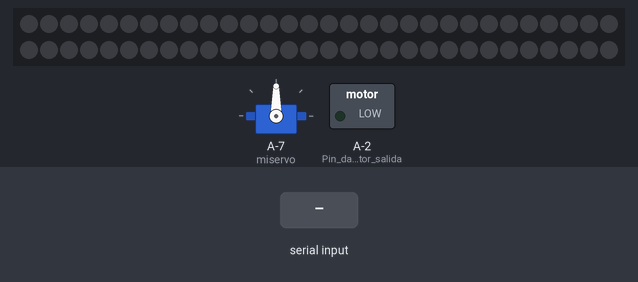
A sketch run on a simulated ATtiny85, built for the host (arithmetic inside an expression is 32-bit, double 64-bit). Shown: 60 RGB LEDs in strip order, left to right, continuing on the next row, servo, switched loads named in the sketch (green lamp = pin HIGH). The test bench sets the inputs (shaded band). Dim RGB values are drawn brighter than linear; random numbers use the default seed unless the sketch sets one; the audio player accepts every command and is not drawn; what the sketch prints to the serial monitor is not drawn.

Above: at 1.2 s.
1.3 s: "V" received over the second serial link
At 2.32 s:
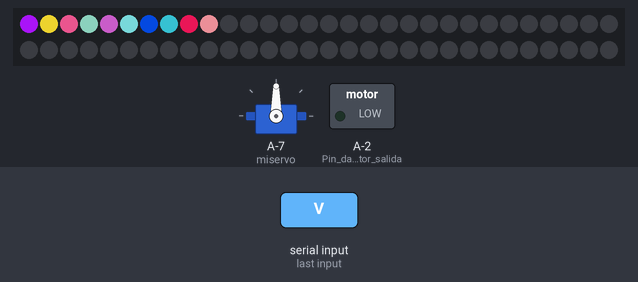
5.5 s: "A" received over the second serial link
At 8.3 s:
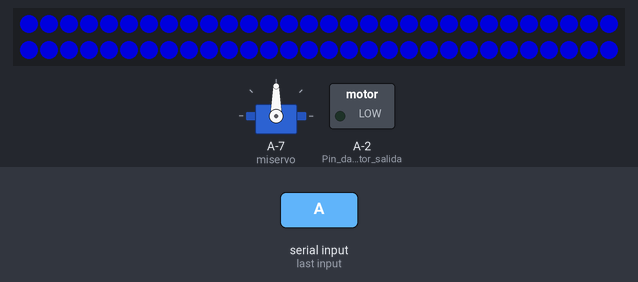
8.5 s: "R" received over the second serial link
At 8.9 s:
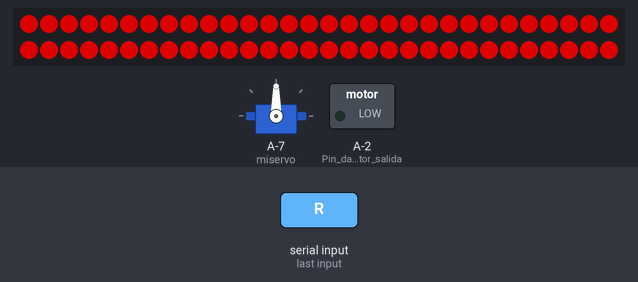
10.1 s: "M" received over the second serial link
At 11.3 s:
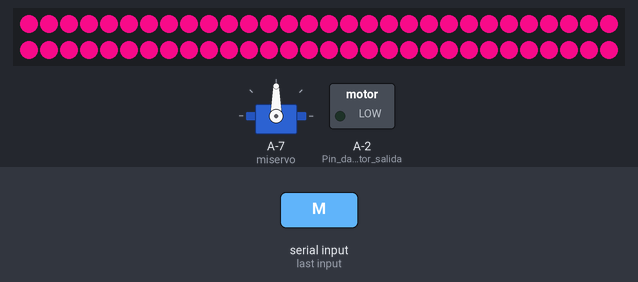
11.7 s: "V" received over the second serial link
At 12.72 s:
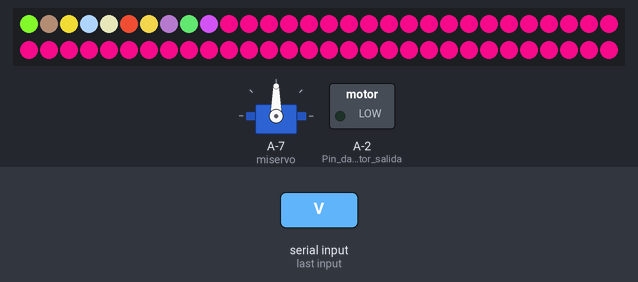
16.1 s: "V" received over the second serial link
At 17.91 s:
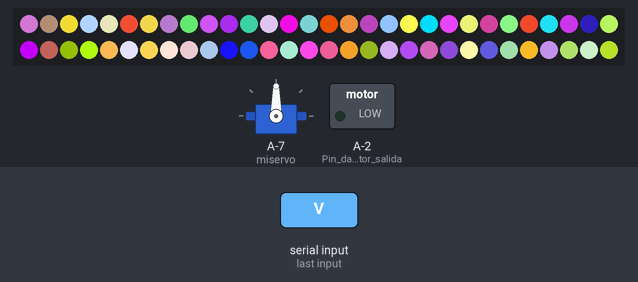

Measured:
- after the input at 1.3 s, the LEDs: first change at once (image 1 shows a later state)
- after the input at 8.5 s, the LEDs: change after 0.11 s (image 3)
- after the input at 10.1 s, the LEDs: change after 0.11 s (image 4)
- after the input at 11.7 s, the LEDs: first change at once (image 5 shows a later state)

The sketch:

sonido.ino
```cpp
#include <Adafruit_NeoPixel.h>
#include <SoftwareSerial.h>
 #include <Servo.h>   // incluimos la biblioteca Servo
#include <DFPlayer_Mini_Mp3.h> // Libreria DFPlayer Sonido


#define RxD 10 // Lectura pin 10 bluetooth
#define TxD 11 // Escritura pin 11 bluetooth

#define DataNeo 9// Pin control iluminacion neopixel
#define NUMPIXELS 60
Adafruit_NeoPixel strip = Adafruit_NeoPixel(NUMPIXELS, DataNeo,NEO_GRB + NEO_KHZ800); // Hay tres parametros, aunque solo utilizaremos dos; Numero de neopixeles, variable PIN declarada previamente para datos, tipo de neopixel conectado este parametro es opcional NEO_GRB + NEO_KHZ800.
int delayval = 100; // delay for half a second

SoftwareSerial BTSerial(RxD, TxD); // Lectura de RX TX bluetooth definidos previamente en los pines 10 y 11 // Software Serial1 lo implementa el DFPlayer

Servo miservo; // creamos un objecto servo para controlar el motor


void setup() // ciclo void inicializar
{
   pinMode(12,OUTPUT); // Pin datos motor salida

  BTSerial.begin(9600);
  Serial1.begin(9600);
 // Serial.begin(9600);

  mp3_set_serial (Serial1);  //set Serial for DFPlayer-mini mp3 module  // Serial de comunicacion DFPlayer
  mp3_set_volume (25);          // 15 is low for unpowered speaker  ajustamos el volumen del sonido

  // This is for Trinket 5V 16MHz, you can remove these three lines if you are not using a Trinket
#if defined (__AVR_ATtiny85__)
  if (F_CPU == 16000000) clock_prescale_set(clock_div_1);
#endif
  // End of trinket special code

  strip.begin(); // This initializes the NeoPixel library.
  strip.show(); // Inicializamos los pixeles apagados 'off' o podemos establecer un metodo de animacion

   miservo.attach(7);  // liga el servo al pin 7

  // BTSerial.println("Enter AT commands:");
 //  BTSerial.print("AT");
 // delay(100);

}


void loop()
{

  while (BTSerial.available())//Declaramos un sentencia, Mientras el puerto Serial del bluetooth este disponible se empieza el ciclo
  {
   char val= BTSerial.read(); //Declaramos una variable de tipo carácter y Seo lee la variale enviada desde el Bluetooth.

    switch(val)
    {

    case 'A': //Si en el caso de ser A cambiara a color azul la iluminacion.
      {

  // For a set of NeoPixels the first NeoPixel is 0, second is 1, all the way up to the count of pixels minus one.
   for(int i=0;i<NUMPIXELS;i++){ //

    // pixels.Color takes RGB values, from 0,0,0 up to 255,255,255
    strip.setPixelColor(i, strip.Color(0,0,150)); // Moderately bright blue color.
    strip.show(); // This sends the updated pixel color to the hardware.

    //delay(delayval); // Delay for a period of time (in milliseconds).
    Serial.print("azul");
    }
    break;//El caso se detiene.
   }

    case 'R': //Si en el caso de ser R cambiara a color rojo la iluminacion.
      {
   // For a set of NeoPixels the first NeoPixel is 0, second is 1, all the way up to the count of pixels minus one.
   for(int i=0;i<NUMPIXELS;i++){ //

    // pixels.Color takes RGB values, from 0,0,0 up to 255,255,255
    strip.setPixelColor(i, strip.Color(150,0,0)); // Moderately bright green color.
    strip.show(); // This sends the updated pixel color to the hardware.

    //delay(delayval); // Delay for a period of time (in milliseconds).
 Serial.print("red");
    }
  break;
      }
    case 'V': //Si en el caso de ser V cambiara a color random de la iluminacion.
      {
   for(int i=0;i<NUMPIXELS;i++){

    // pixels.Color takes RGB values, from 0,0,0 up to 255,255,255
    strip.setPixelColor(i, rainbow());

    strip.show(); // This sends the updated pixel color to the hardware.

    delay(delayval); // Delay for a period of time (in milliseconds).

    Serial.print("variado");

  }
          break;
      }
    case 'M': //Si en el caso de ser M cambiara a color rosa la iluminacion.
  {
    // For a set of NeoPixels the first NeoPixel is 0, second is 1, all the way up to the count of pixels minus one.
   for(int i=0;i<NUMPIXELS;i++){ //

    // pixels.Color takes RGB values, from 0,0,0 up to 255,255,255
    strip.setPixelColor(i, strip.Color(229,9,127)); // Moderately bright pink color.
    strip.show(); // This sends the updated pixel color to the hardware.

    //delay(delayval); // Delay for a period of time (in milliseconds).
    Serial.print("pink");

    }
      break;
      }
    case 'S': //Si en el caso de ser S reproducira una pista de audio, sonido.
      {

// for(int i=0;i<5;i++){

    // reproducir random
    int a = random(0,5);  // a tomara un valor de 0 a 5 de pistas
     mp3_play(a); // reproducir pista aleatoria
     //delay (6000);

    // Serial.println(a);
     //mp3_play (4);

 // }
        mp3_stop ();
        Serial.println("Sonando Ando");

        break;
      }
    case 'O': //Si en el caso de ser O la tapa se abrira, open.
      {
        for(int angulo = 0; angulo < 90; angulo += 1) {   //  un ciclo para mover el servo entre los 0 y los 90 grados
       miservo.write(angulo);               //  manda al servo la posicion
        delay(15);                        //  espera unos milisegundos para que el servo llegue a su posicion
     }
      Serial.println("Abierto");
        break;
      }

   case 'C': //Si en el caso de ser O la tapa se cerrara, close.
      {
        for(int angulo = 90; angulo >= 1; angulo -= 1)    {   //  un ciclo para mover el servo entre los 90 y los 0 grados
       miservo.write(angulo);                 //  manda al servo la posicion
        delay(15);                          //  espera unos milisegundos para que el servo llegue a su posicion
     }
      Serial.println("Cerrado");
        break;
      }
    }
  }
}

uint32_t rainbow(){
  return strip.Color(random(0,255), random(0,255), random(0,255)); // Metodo ace es seleccionar un numero aleatorio entre el 0 y el 255.
  }
```
